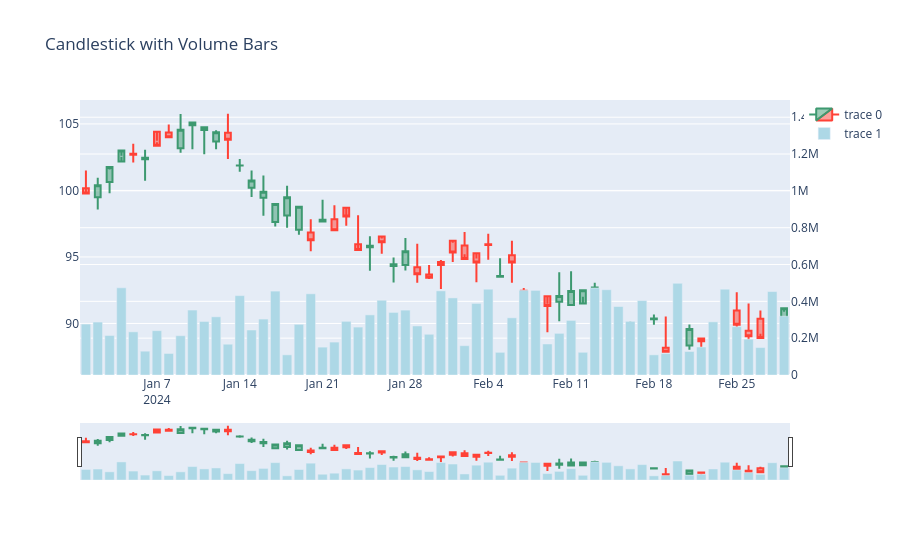

Source (notebook cell):
### Markdown cell above
## Variation 11 — Candlestick + Volume Bars

### Code cell
fig = go.Figure()

fig.add_trace(
    go.Candlestick(
        x=df.index,
        open=df['Open'], high=df['High'],
        low=df['Low'], close=df['Close']
    )
)

fig.add_trace(
    go.Bar(x=df.index, y=df['Volume'], marker_color='lightblue', yaxis='y2')
)

fig.update_layout(
    yaxis2=dict(overlaying='y', side='right', range=[0, df['Volume'].max()*3]),
    title="Candlestick with Volume Bars"
)

fig.show()
